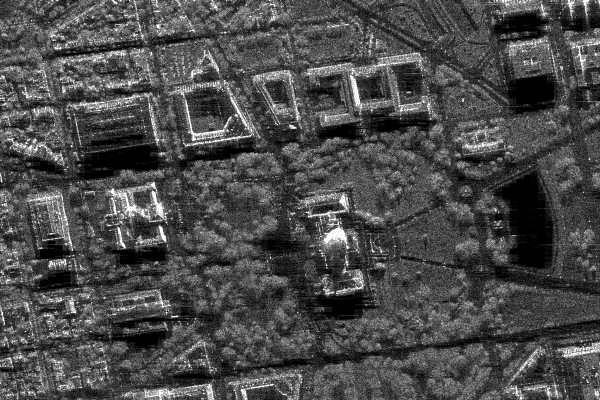
#> input picture sar_1_gray.jpg, 600 x 400 px
$ jupyter execute DE_IP_2024_Task_1.ipynb
#> lines starting #> are read from the running program, lines starting #| are printed output that depends on the picture; after the words box and inside, x2 and y2 are one past the last pixel; in counts of white or black regions, pixels touching at a corner belong together; long printed decimals are rounded
[cell 1]
import numpy as np
import cv2
import matplotlib.pyplot as plt

[cell 2]
# 1. Загрузите изображение в оттенках серого sar_1_gray.jpg.
# 2. постройте гистограмму
# 3. реализуйте алгоритм гамма коррекции с параметром гамма <1, >1.
# 4. Сравните исходное изображение, скорректированное при помощи гамма-фильтра. MSE, SSIM.
# 5. реализуйте алгоритм статистической цветокоррекции на основе статистики eq_gray.
# 6. Протестируйте работу алгоритмов пороговой фильтрации с различными параметрами.
# Для каждого решения - напечатайте результат

[cell 3]
# Пункт 1. Загрузка изображения в оттенках серого

gray = cv2.imread('sar_1_gray.jpg', cv2.IMREAD_GRAYSCALE)
#> gray is the input picture: shape (400, 600); min 0, max 255, mean 74.9

plt.imshow(gray, cmap='gray')
plt.axis('off')
plt.show()

[cell 4]
# Пункт 2. Гистограмма изображения

plt.hist(gray.ravel(), bins=256, range=[0, 256])
plt.xlabel('Яркость пикселя')
plt.ylabel('Количество пикселей')
plt.title('Гистограмма изображения')
plt.show()
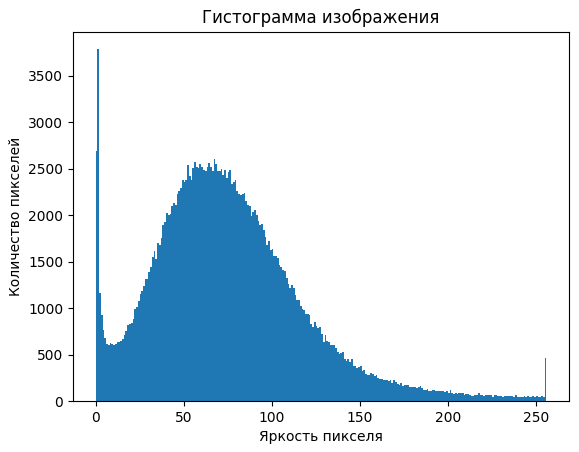
#> figure drawn by matplotlib, 1 panel; tallest bar 3786 high, from x = 1 to 2

[cell 5]
# Пункт 3. Реализация гамма-коррекции

def gamma_correction(image, gamma):
#> called with gamma = 0.5
    normalized = image / 255.0
    corrected = np.power(normalized, gamma)
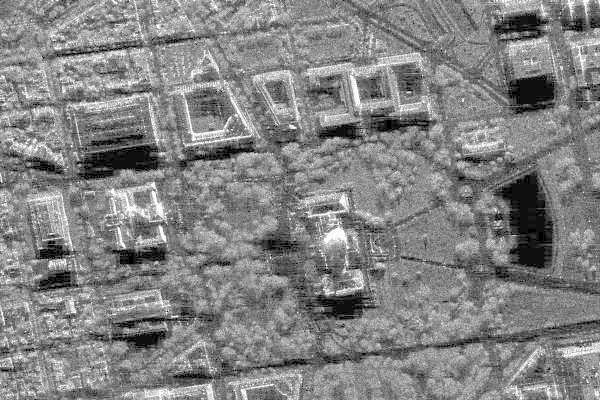
#> corrected: shape (400, 600) float64; min 0, max 1, mean 0.514
    corrected = np.uint8(corrected * 255)
    return corrected

gamma_less_1 = gamma_correction(gray, 0.5)
gamma_more_1 = gamma_correction(gray, 2.0)
#> call 2 of gamma_correction, with gamma = 2
#> in gamma_correction (call 2), `corrected = np.power(normalized, gamma)`:
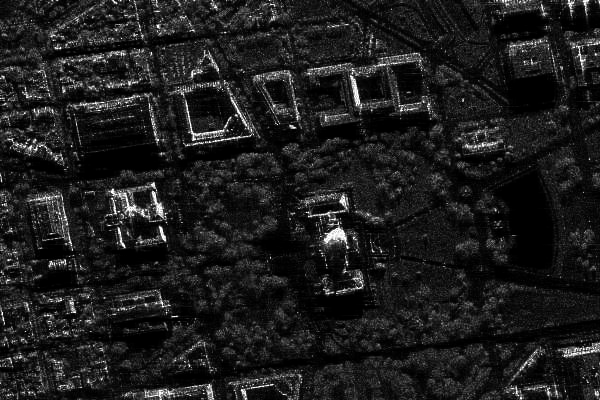
#> corrected: shape (400, 600) float64; min 0, max 1, mean 0.116

[cell 6]
# Вывод результатов гамма-коррекции

plt.figure(figsize=(15, 5))

plt.subplot(1, 3, 1)
plt.imshow(gray, cmap='gray')
plt.title('Исходное изображение')
plt.axis('off')

plt.subplot(1, 3, 2)
plt.imshow(gamma_less_1, cmap='gray')
plt.title('Gamma = 0.5')
plt.axis('off')

plt.subplot(1, 3, 3)
plt.imshow(gamma_more_1, cmap='gray')
plt.title('Gamma = 2.0')
plt.axis('off')

plt.show()
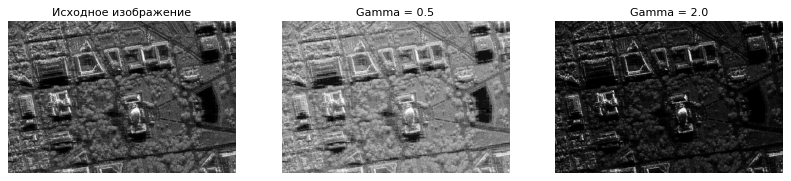
#> figure drawn by matplotlib, 3 panels

[cell 7]
# Пункт 4. Сравнение изображений по MSE и SSIM

from skimage.metrics import mean_squared_error, structural_similarity

mse_gamma_05 = mean_squared_error(gray, gamma_less_1)
#> mse_gamma_05 = 3250.4
ssim_gamma_05 = structural_similarity(gray, gamma_less_1)
#> ssim_gamma_05 = 0.788

mse_gamma_20 = mean_squared_error(gray, gamma_more_1)
#> mse_gamma_20 = 2383.8
ssim_gamma_20 = structural_similarity(gray, gamma_more_1)
#> ssim_gamma_20 = 0.527

print('Gamma = 0.5')
print('MSE:', mse_gamma_05)
#| MSE: 3250.429
print('SSIM:', ssim_gamma_05)
#| SSIM: 0.7875

print()

print('Gamma = 2.0')
print('MSE:', mse_gamma_20)
#| MSE: 2383.764
print('SSIM:', ssim_gamma_20)
#| SSIM: 0.527

[cell 8]
# Собственная реализация эквализации гистограммы

def histogram_equalization(image):
    hist = np.bincount(image.ravel(), minlength=256)
#> hist = 256 values, max 3786 at index 1, min 40 at index 251, mean 937.5

    cdf = hist.cumsum()
#> cdf = 256 values from 2689 to 240000

    cdf_min = cdf[cdf > 0][0]
#> cdf_min = 2689

    equalized = (cdf - cdf_min) / (image.size - cdf_min) * 255
#> equalized = 256 values from 0 to 255
    equalized = np.clip(equalized, 0, 255).astype(np.uint8)

    return equalized[image]
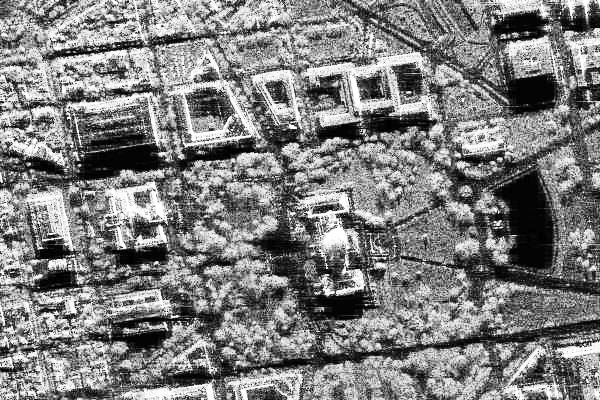
#> returned value: shape (400, 600); min 0, max 255, mean 126.5


eq_gray = histogram_equalization(gray)

[cell 9]
# Пункт 5. Статистическая цветокоррекция

mean_gray = np.mean(gray)
#> mean_gray = 74.94
std_gray = np.std(gray)
#> std_gray = 43.66

mean_eq = np.mean(eq_gray)
#> mean_eq = 126.5
std_eq = np.std(eq_gray)
#> std_eq = 74.26

stat_corrected = (gray - mean_gray) * (std_eq / std_gray) + mean_eq

stat_corrected = np.clip(stat_corrected, 0, 255)
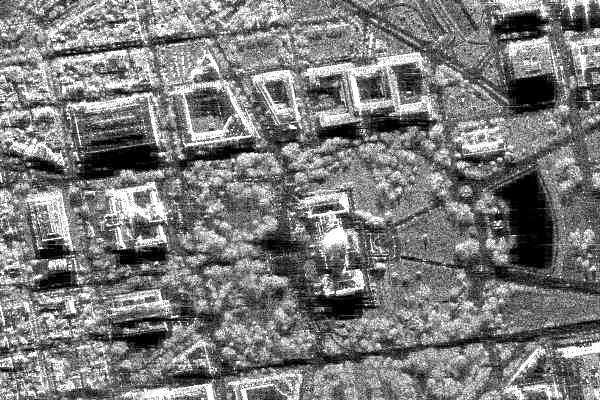
#> stat_corrected: shape (400, 600) float64; min 0, max 255, mean 123.1
stat_corrected = np.uint8(stat_corrected)

[cell 10]
# Вывод результата статистической цветокоррекции

plt.figure(figsize=(12, 5))

plt.subplot(1, 2, 1)
plt.imshow(gray, cmap='gray')
plt.title('Исходное изображение')
plt.axis('off')

plt.subplot(1, 2, 2)
plt.imshow(stat_corrected, cmap='gray')
plt.title('Статистическая коррекция')
plt.axis('off')

plt.show()

[cell 11]
# Пункт 6. Пороговая фильтрация с разными параметрами

_, thresh_50 = cv2.threshold(gray, 50, 255, cv2.THRESH_BINARY)
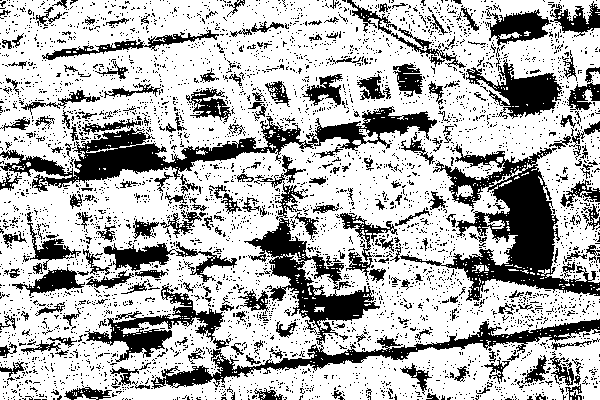
#> thresh_50: shape (400, 600); 70.5% white; 4371 black regions (4132 under 20 px), largest, box (x1, y1, x2, y2) and area: (151, 218, 600, 389) 9418, (400, 144, 600, 301) 9322, (0, 106, 437, 192) 8317
_, thresh_100 = cv2.threshold(gray, 100, 255, cv2.THRESH_BINARY)
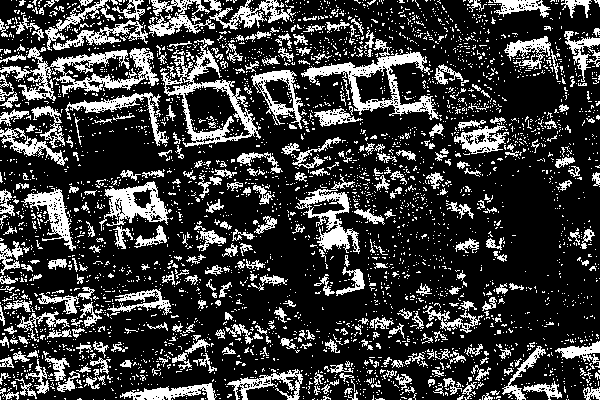
#> thresh_100: shape (400, 600); 23.2% white; 3706 white regions (3355 under 20 px), largest, box (x1, y1, x2, y2) and area: (0, 47, 159, 101) 2753, (301, 39, 439, 120) 2485, (161, 38, 261, 147) 2346
_, thresh_150 = cv2.threshold(gray, 150, 255, cv2.THRESH_BINARY)
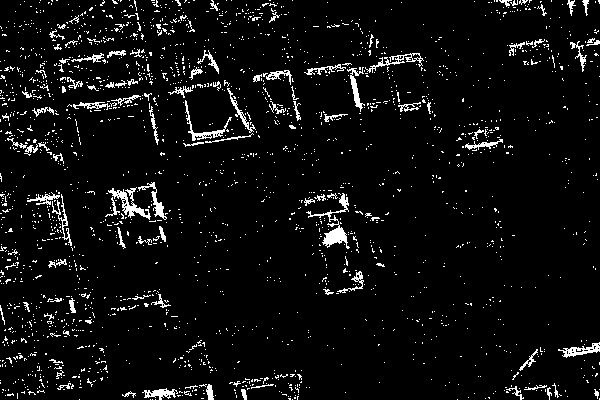
#> thresh_150: shape (400, 600); 5.5% white in thin lines or dots

plt.figure(figsize=(15, 5))

plt.subplot(1, 3, 1)
plt.imshow(thresh_50, cmap='gray')
plt.title('Threshold = 50')
plt.axis('off')

plt.subplot(1, 3, 2)
plt.imshow(thresh_100, cmap='gray')
plt.title('Threshold = 100')
plt.axis('off')

plt.subplot(1, 3, 3)
plt.imshow(thresh_150, cmap='gray')
plt.title('Threshold = 150')
plt.axis('off')

plt.show()
